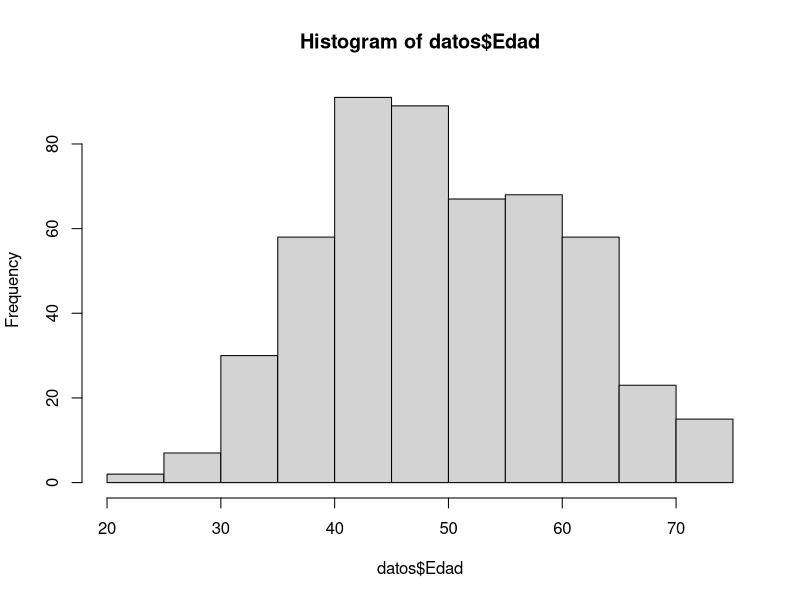
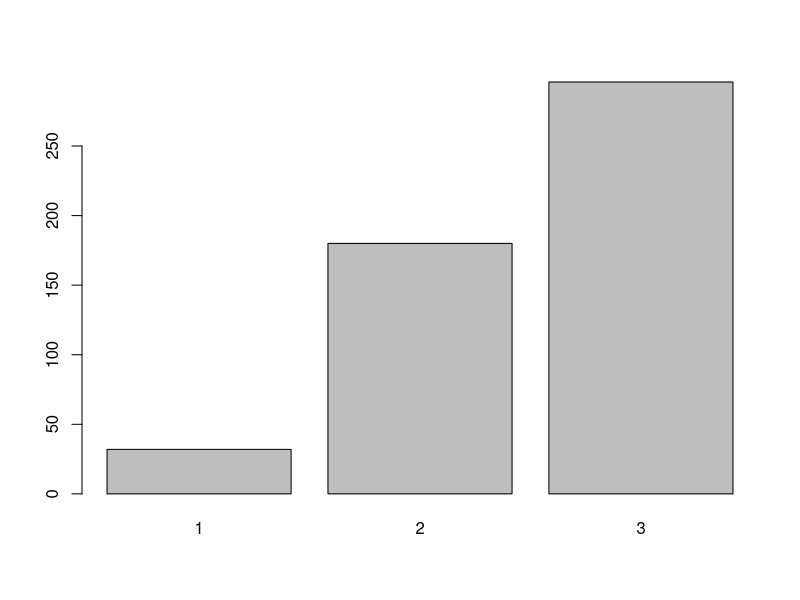
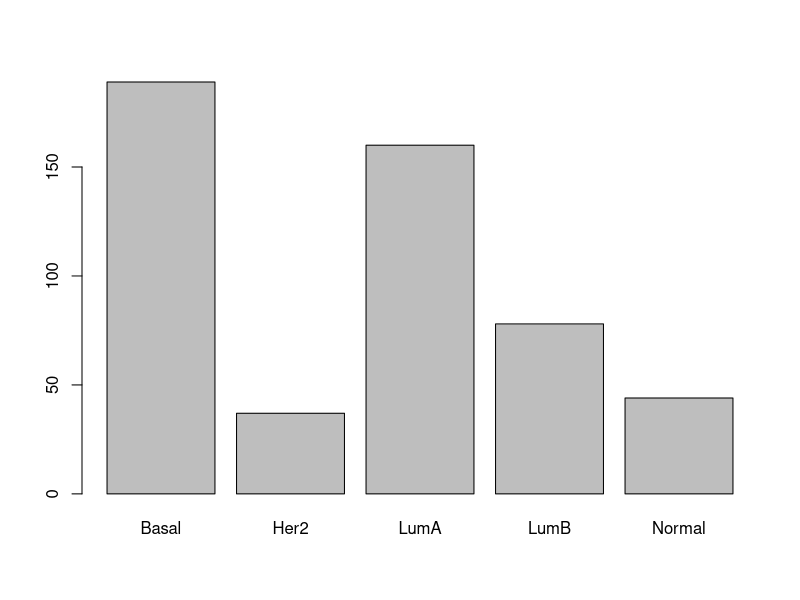
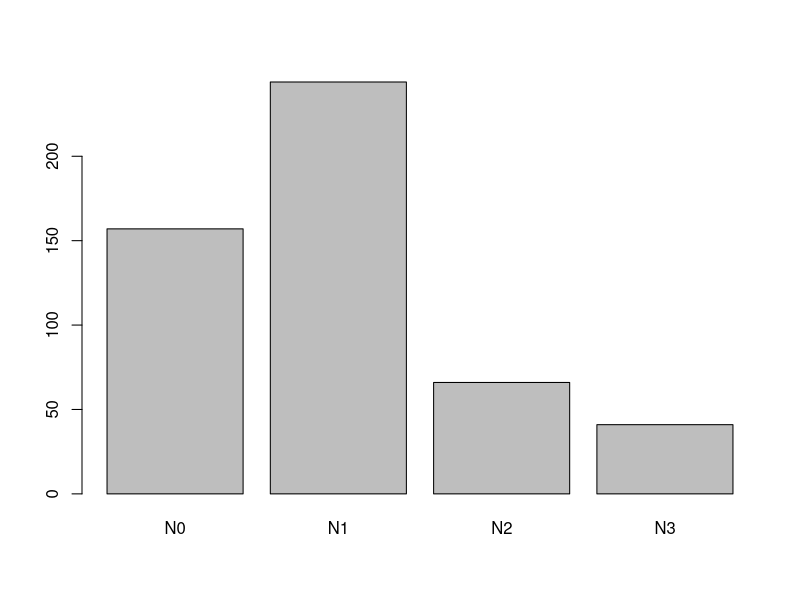
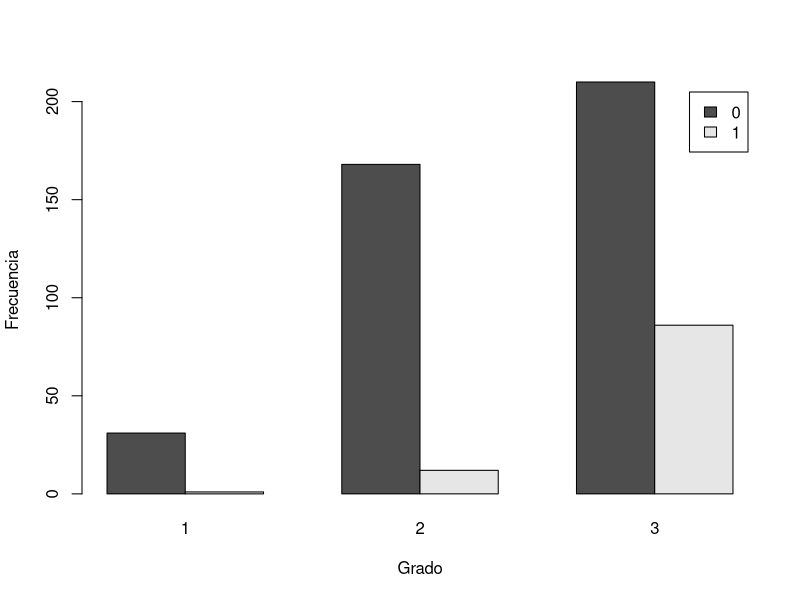
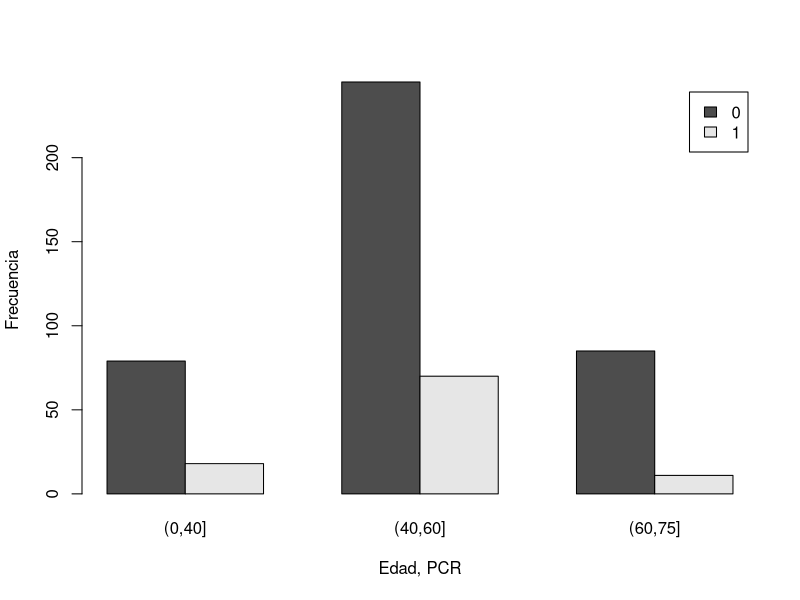
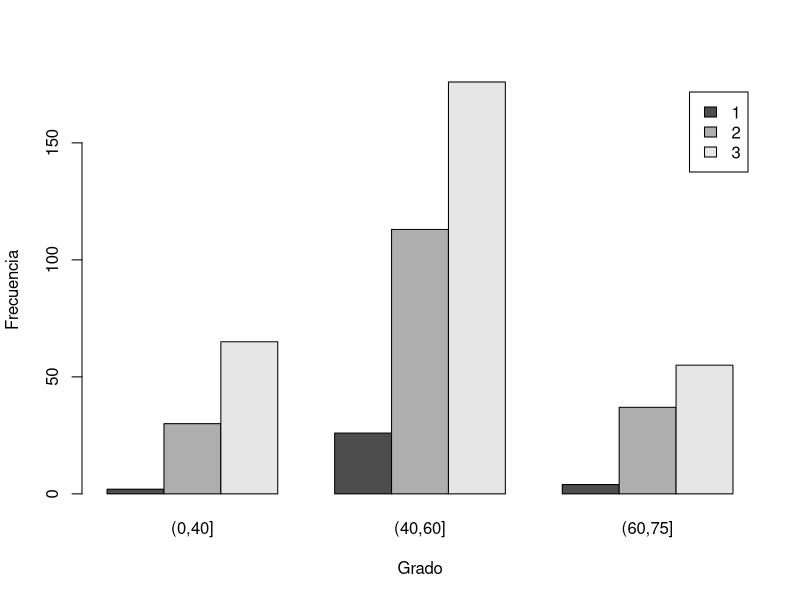
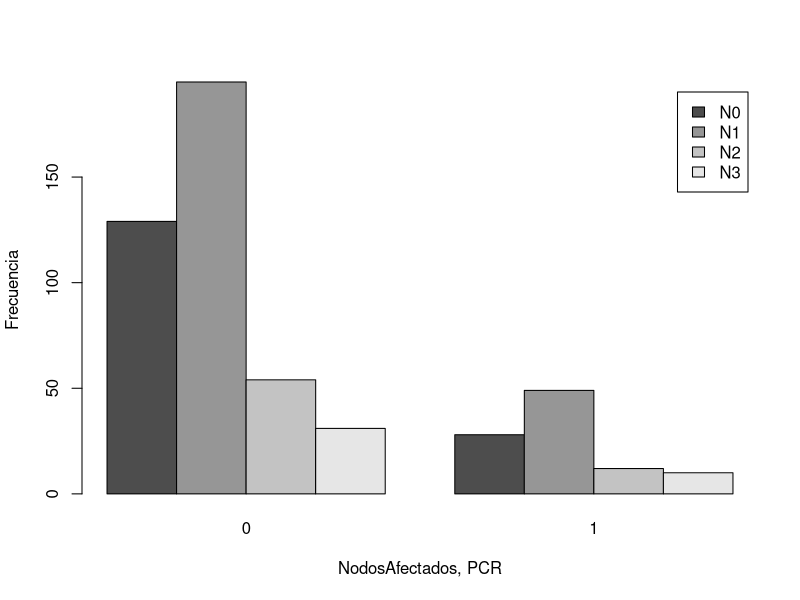

These charts were generated, in order, by the following R code: (Note: this script raises an error after producing the figures.)
## ---- chunk 1
datos <- read.table(file="datos_proporcionados.csv", sep=";", dec=",", header=T, stringsAsFactors = TRUE)
head(datos,20) #Primeras 20 filas.
summary(datos) #Mediante summary obtenemos un pequeño "resumen" de las variables a estudiar. 

## ---- chunk 2
statistic_mode <- function(x){
    return(names(which.max(table(x))))
}

## ---- chunk 3
table(datos$REst)
table(datos$RPro)
table(datos$Her2)
table(datos$Grado)
grados_integer <- as.integer(na.omit(datos$Grado))


## ---- chunk 4
#Columnas con valores indeterminados, transformo los valores indeterminados en NA
datos$REst[datos$REst == "I"] <- NA
datos$RPro[datos$RPro == "I"] <- NA
datos$Her2[datos$Her2 == "I"] <- NA

## ---- chunk 5
#Calculo la moda de cada columna y la sustituyo en los valores perdidos.
modaRest <- statistic_mode(na.omit(datos$REst))
modaRPro <- statistic_mode(na.omit(datos$RPro))
modaHer2 <- statistic_mode(na.omit(datos$Her2))
modaPCR <- statistic_mode(na.omit(datos$PCR))

datos$REst[is.na(datos$REst)] <- modaRest
datos$RPro[is.na(datos$RPro)] <- modaRPro
datos$Her2[is.na(datos$Her2)] <- modaHer2
datos$PCR[is.na(datos$PCR)] <- modaPCR

#La columna Grado aunque sea numérica sustituyo los valores perdidos por la moda también ya que esta solo se expresa como 1, 2 o 3 y la media daría un valor double.

modaGrado <- statistic_mode(na.omit(datos$Grado))
datos$Grado[is.na(datos$Grado)] <- modaGrado

## ---- chunk 6

#Tablas con los valores sustituidos
table(datos$REst) 
table(datos$RPro)
table(datos$Her2)
table(datos$Grado)
grados_sustituidos <- as.integer(datos$Grado)

## ---- chunk 7
mean(grados_integer) #Media eliminando los valores NaN.
mean(grados_sustituidos)#Media sustituyendo los valores perdidos por la moda.

edad <- datos$Edad
var(edad)
sd(edad)
median(edad)

hist(datos$Edad) #Histograma Edades

barplot(table(datos$Grado))
barplot(table(datos$Fenotipo))
barplot(table(datos$NodAfec))


## ---- chunk 8

#Solo representando la PCR respecto al GRADO ya podemos observar como a mayor sea el grado del tumor mayor posibilidad de Metástasis(poco menos de la mitad de los pacientes)
barplot(table(datos$PCR, datos$Grado), beside = TRUE, legend.text = TRUE, ylab = "Frecuencia", xlab = "Grado")


#Para poder comparar tambien la edad con el resto de variables inserto la edad en un vector y lo separo por intervalos
datos$Edad_categorica <-  cut(datos$Edad, breaks=c(0,40,60,max(datos$Edad)))
datos$Edad_categorica[1:10] #Expreso los 10 primeros intervalos para comprobar que se ha modificado correctamente.

#Al comparar las variables Grado y PCR respecto a la edad (las que mas influyen en la mortalidad del paciente) obtenemos los siguientes grafos , sin embargo, esta información es poco útil ya que la media de edades de nuestro archivo es de 49.80492 por tanto hay mayor frecuencia de metástasis y de cada grado de tumor para el intervalo de edades[40,60] Lo único que podemos sacar en claro es que esa franja de edad es la más común a la hora de desarrollar un tumor.

barplot(table(datos$PCR,datos$Edad_categorica), beside = TRUE, legend.text = TRUE, ylab = "Frecuencia", xlab = "Edad, PCR")
barplot(table(datos$Grado, datos$Edad_categorica), beside = TRUE, legend.text = TRUE, ylab = "Frecuencia", xlab = "Grado")

# Barplot NodosAfectados respecto a PCR
barplot(table(datos$NodAfec, datos$PCR), beside = TRUE, legend.text = TRUE, ylab = "Frecuencia", xlab = "NodosAfectados, PCR")

# Observamos que de expresar el fenotipo Basal lo probabilidad de metástasis aumenta considerablemente.
barplot(table(datos$Fenotipo, datos$PCR), beside = TRUE, legend.text = TRUE, ylab = "Frecuencia", xlab = "Fenotipo")


## ---- chunk 9

test_estadistico <- function(columna){
  if(is.numeric(columna)){
    ret <- t.test(PCR ~ columna, data = datos)
  }else{
   tablaContingencia <- xtabs(~ PCR + columna, data = datos)
    if(ncol(tablaContingencia) <= 3 & nrow(tablaContingencia) == 2){
      ret<- fisher.test(tablaContingencia)
    }else{
      ret <- chisq.test(tablaContingencia)
    }

  }
  return(ret)
}
  
## ---- chunk 10
test_estadistico(datos$Edad_categorica)
test_estadistico(datos$REst)
test_estadistico(datos$RPro)
test_estadistico(datos$Her2)
test_estadistico(datos$Estadio)
test_estadistico(datos$NodAfec)
test_estadistico(datos$Grado)
## ---- chunk 11
library(MASS)

datos_sinMuestra <- datos[,-1]
regresionLogistica <- glm(PCR == 1 ~ ., data = datos_sinMuestra, family = binomial("logit"))
summary(regresionLogistica)
## ---- chunk 12
regresionLogistica_backwards <- stepAIC(regresionLogistica, direction = "backward")
summary(regresionLogistica_backwards)

predict(regresionLogistica_backwards, newdata = data.frame(PCR = 1, RPro = "N", Her2 = "P", REst = "P", Estadio = "T1", Grado = "2",NodAfec = "N2" ,Fenotipo = "Normal", Edad_categorica ="(40,60]"), type = "response")

predict(regresionLogistica_backwards, newdata = data.frame(PCR = 1, RPro = "N", Her2 = "P", REst = "P", Estadio = "T1", Grado = "2",NodAfec = "N2" ,Fenotipo = "LumA", Edad_categorica ="(40,60]"), type = "response")

predict(regresionLogistica_backwards, newdata = data.frame(PCR = 1, RPro = "N", Her2 = "P", REst = "P", Estadio = "T1", Grado = "2",NodAfec = "N2" ,Fenotipo = "LumB", Edad_categorica ="(40,60]"), type = "response")

predict(regresionLogistica_backwards, newdata = data.frame(PCR = 1, RPro = "N", Her2 = "P", REst = "P", Estadio = "T1", Grado = "2",NodAfec = "N2" ,Fenotipo = "Basal", Edad_categorica ="(40,60]"), type = "response")


## ---- chunk 13

mod.lin <- glm(PCR == "1"~ Edad_categorica + Fenotipo, data = datos)
summary(mod.lin)
plot(datos$PCR == 1, datos$FenotipoLumA)

## ---- chunk 14
lr.pred <- predict(regresionLogistica, newdata = datos, type="response")
lr.pred

tPos <- lr.pred[which(lr.pred >= 0.5)]
tNeg <- lr.pred[which(lr.pred <= 0.5)]
AccuracyTpos <- length(tPos)/length(lr.pred)
AccuracyTpos #APPARENT ACCURACY
AccuracyTneg <- length(tNeg)/length(lr.pred)
AccuracyTneg #APPARENT NEGATIVE ACCURACY

length(tPos)
length(lr.pred)
length(tNeg)

## ---- chunk 15
#----------------------------------------#

ind.test <- sample(nrow(datos), 442)
length(datos$PCR)
ind.test
datos.train <- datos[-ind.test,]
datos.train

datos.test <- datos[ind.test,]
datos.test

length(datos.train)
length(ind.test)
length(datos.test)

Accuracy <- length(datos.train)/length(datos.test)
Accuracy

#1- import datos
#2- division trainTest
#3- calculo ACCtrain
#4- calculo salida test
#5- calculo ACCtest

#REPLICATE(n,f) devuelve una lista de los valores que da la funcion n veces. (sustituye al for).

# REPEATED HOLD-OUT y ANALISIS uROC
library(caret)

sample(1:10,5)

index <- createDataPartition(datos$PCR, p = 0.8, list = FALSE)

head(index)
dim(index)

traindata <- datos[index,]
testdata <- datos[-index,]
dim(traindata)
dim(testdata)
summary(mod.lin)
#CREATE K FOLDS
train.control <- trainControl(method = "lm",  number = 10, repeats = 3)
train.model <- train(datos$PCR ~., data = datos, method = "lm", trControl = train.control)

createFolds(traindata, k = 5, list = TRUE, returnTrain = FALSE)
#Undebug


